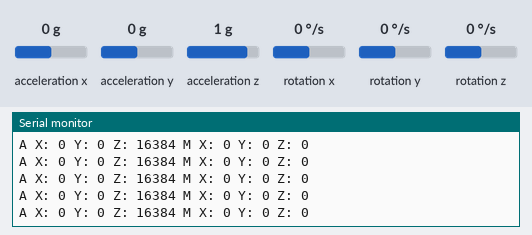
Recording of a sketch running on a simulated Arduino Uno, built with avr-gcc and run on an emulated ATmega328P. On the bench: the last lines printed to the serial monitor. The test bench sets the inputs (shaded band); at power-on: acceleration x 0 g, acceleration y 0 g, acceleration z 1 g, rotation x 0 °/s, rotation y 0 °/s, rotation z 0 °/s.

Above: at 1.2 s.
1.3 s: acceleration x set to -1.4 g
At 1.33 s:
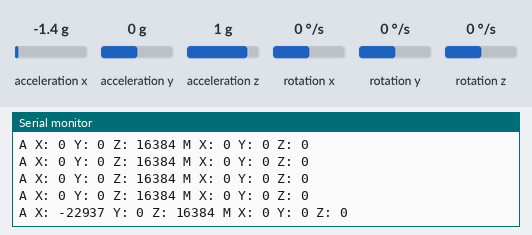
4.3 s: acceleration y set to -1.4 g
At 4.3 s:
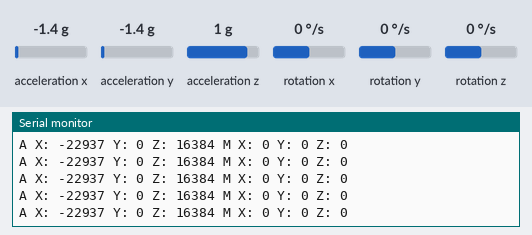
7.3 s: acceleration z set to -1.4 g
At 7.38 s:
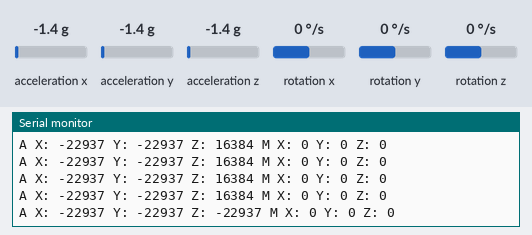
11.8 s: acceleration x set to 0.8 g
At 11.89 s:
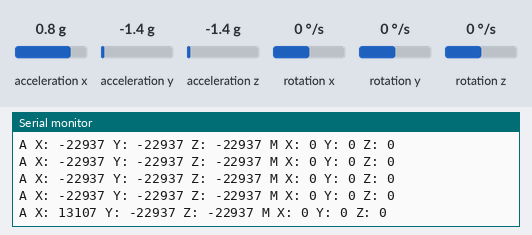
Timing chart, 0 to 14.8 s (numbered marks = the images above; inputs shaded):
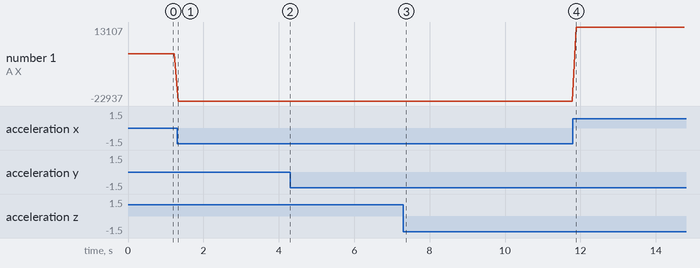

Measured:
- after the input at 1.3 s, the serial monitor: prints a new line at once (image 1)
- after the input at 7.3 s, the serial monitor: prints a new line after 0.07 s (image 3)
- after the input at 11.8 s, the serial monitor: prints a new line after 0.09 s (image 4)
- plotted number 1: 0 → -22937 after the input at 1.3 s, -22937 → 13107 after the input at 11.8 s

The sketch:

Serial.ino
```cpp
#include <Wire.h>
#include <LSM303.h>

LSM303 compass;

void setup() {
  Serial.begin(9600);
  Wire.begin();
  compass.init();
  compass.enableDefault();
}

void loop() {
  compass.read();

  Serial.print("A ");
  Serial.print("X: ");
  Serial.print((int)compass.a.x);
  Serial.print(" Y: ");
  Serial.print((int)compass.a.y);
  Serial.print(" Z: ");
  Serial.print((int)compass.a.z);

  Serial.print(" M ");
  Serial.print("X: ");
  Serial.print((int)compass.m.x);
  Serial.print(" Y: ");
  Serial.print((int)compass.m.y);
  Serial.print(" Z: ");
  Serial.println((int)compass.m.z);

  delay(100);
}
```
